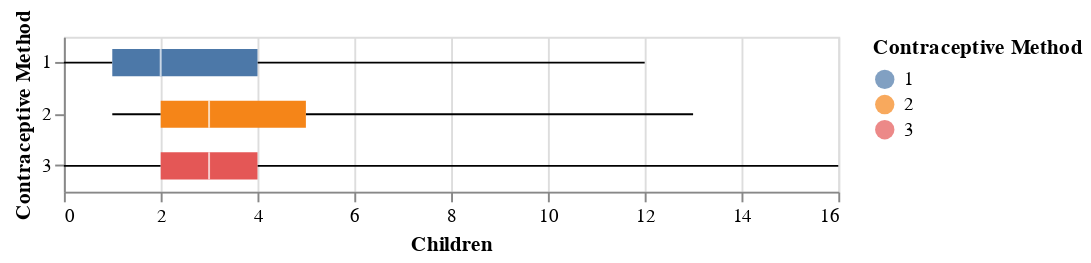

Write notebook code for a chart like this one.
### Code cell
alt.Chart(df).mark_boxplot(extent='min-max').encode(
    y='Contraceptive Method:O',
    x='Children:Q',
    color='Contraceptive Method:N'
).properties(height=80)

### Figure 1 — Vega-Lite specification as saved in the notebook (floating-point values rounded to 4 significant figures; data arrays with more than 128 entries replaced by an {"elided": "..."} marker saying what was removed)
{"config": {"view": {"continuousWidth": 400, "continuousHeight": 300}}, "data": {"name": "data-c23fabc56d472ed0776e4b0999b29678"}, "mark": {"type": "boxplot", "extent": "min-max"}, "encoding": {"color": {"field": "Contraceptive Method", "type": "nominal"}, "x": {"field": "Children", "type": "quantitative"}, "y": {"field": "Contraceptive Method", "type": "ordinal"}}, "height": 80, "$schema": "https://vega.github.io/schema/vega-lite/v4.17.0.json", "datasets": {"data-c23fabc56d472ed0776e4b0999b29678": {"elided": "1473 records"}}}
